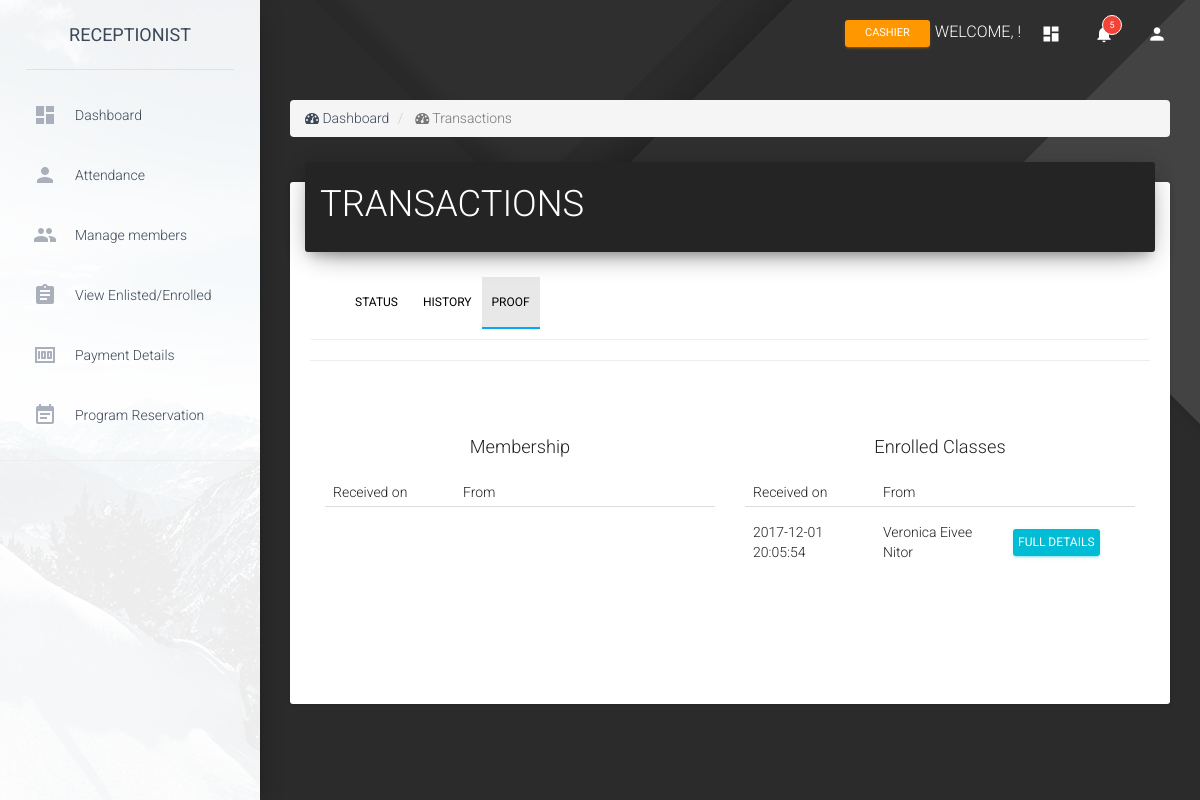
Screenshot of /RECEPTIONIST/transactions_proof.php with the database file from the repository.
### tables this page shows
CREATE TABLE `tbl_proofofpayment_enrolled` (
  `proofE_id` int(11) NOT NULL,
  `user_id` int(11) NOT NULL,
  `bankrem` varchar(100) NOT NULL,
  `proofdate` datetime NOT NULL,
  `imagepath` varchar(200) NOT NULL,
  `imagename` varchar(200) NOT NULL,
  `amount` varchar(200) NOT NULL,
  `notes` varchar(200) NOT NULL,
  `adminnotes` varchar(200) NOT NULL
);

CREATE TABLE `tbl_custinfo` (
  `custinfo_id` int(11) NOT NULL,
  `fname` varchar(200) NOT NULL,
  `mname` varchar(200) NOT NULL,
  `lname` varchar(200) NOT NULL,
  `email` varchar(200) NOT NULL,
  `profilepic` varchar(200) NOT NULL,
  `gender` varchar(200) NOT NULL,
  `status` varchar(200) NOT NULL,
  `nationality` varchar(200) NOT NULL,
  `dateofbirth` varchar(200) NOT NULL,
  `placeofbirth` varchar(200) NOT NULL,
  `homeaddress` varchar(200) NOT NULL,
  `businessname` varchar(200) NOT NULL,
  `businessaddress` varchar(200) NOT NULL,
  `emergencyperson` varchar(200) NOT NULL,
  `EPnumber` varchar(20) NOT NULL,
  `addressphone` varchar(200) NOT NULL,
  `HSI` varchar(200) NOT NULL,
  `clubs` varchar(200) NOT NULL,
  `howdiduknow` varchar(200) NOT NULL,
  `commentsnotes` varchar(200) NOT NULL
);

### RECEPTIONIST/transactions_proof.php (the view, shortened to what this page needs)
<!doctype html>
<html lang="en">
<head>
    <?php include 'head.php'; ?>
    <link rel="stylesheet" type="text/css" href="//cdnjs.cloudflare.com/ajax/libs/material-design-lite/1.1.0/material.min.css">
    <link rel="stylesheet" type="text/css" href="https://cdn.datatables.net/1.10.16/css/dataTables.material.min.css">
</head>
<body>
    <div class="wrapper" style="background: url('Dark_background_1920x1080.png')
    center top no-repeat; background-size: cover;">
        <?php include 'sidebar.php'; ?>
        <div class="main-panel">
            <?php include 'nav.php'; ?>
            <div class="content">
                <div class="container-fluid">
                    <ol class='breadcrumb'>
                        <li>
                            <i class='fa fa-dashboard'></i> Dashboard
                        </li>
                        <li class='active'>
                            <i class='fa fa-dashboard'></i> Transactions
                        </li>
                    </ol>
                    <div class="card">
                        <div class="card-header" style="background-color: #242424;">
                                  <h2 class="title">TRANSACTIONS</h2>
                        </div>
                        <div class="card-content">
                            <div class="navbar navbar-default nav-justified" style="background-color: transparent; color: black; font-size: 20px;">
                              <div class="container-fluid">
                                <div class="navbar-collapse collapse navbar-responsive-collapse">
                                  <ul class="nav navbar-nav">
                                    <li><a href="transactions.php">Status</a></li>
                                    <li><a href="admin_transactions_history.php" style="padding-right: 10px; padding-left: 10px;">History</a></li>
                                    <li class="active"
                                        style=" border-bottom: 2px solid #03a9f4 !important; background: rgba(0,0,0, 0.1);"><a href="transactions_proof.php" style="padding-right: 10px; padding-left: 10px;">Proof</a></li>
                                  </ul>
                                </div>
                              </div>
                            </div>
                            <hr style = 'background-color: #E2E2E2;'/>
                            <br><br>
                            <div class="col-md-6">
                                <center><h4>Membership</h4></center>
                                <table id="example" class="table mdl-data-table table-responsive" cellspacing="0" width="100%">
                                    <thead>
                                        <tr>
                                            <th class = 'col-md-4'>Received on</th>
                                            <th class = 'col-md-4'>From</th>
                                            <th></th>
                                            <th></th>
                                        </tr>
                                    </thead>
                                </table><br><br><br><br><br><br>
                            </div>
                            <div class="col-md-6">
                                <center><h4>Enrolled Classes</h4></center>
                                <table id="example2" class="table mdl-data-table table-responsive" cellspacing="0" width="100%">
                                    <thead>
                                        <tr>
                                            <th class = 'col-md-4'>Received on</th>
                                            <th class = 'col-md-4'>From</th>
                                            <th></th>
                                            <th></th>
                                        </tr>
                                    </thead>
                                    <tbody>
                                        <?php
                                            $proofSel = mysqli_query($conn, "SELECT * FROM
                                             tbl_proofofpayment_enrolled
                                             INNER JOIN tbl_custinfo
                                             ON tbl_proofofpayment_enrolled.user_id = tbl_custinfo.custinfo_id
                                             INNER JOIN tbl_members
                                             ON tbl_custinfo.custinfo_id =tbl_members.custinfo_id
                                             GROUP BY user_id, proofdate");
                                            while ($show = mysqli_fetch_array($proofSel))
                                            {
                                                $proofE_id = $show['proofE_id'];
                                                $proofdate = $show['proofdate'];
                                                $Firstname = $show['fname'];
                                                $Lastname = $show['lname'];
                                                $Name = $Firstname ." ". $Lastname;
                                        ?>
                                                <tr>
                                                    <td><?php echo $proofdate; ?></td>
                                                    <td><?php echo $Name; ?></td>
                                                    <td><a href="#FD2<?php echo $proofE_id;?>" href ="javascript:;" data-toggle ="modal"" class='btn btn-raised btn-info' style='padding: 5px !important; margin-left: 0px;'>FULL DETAILS</i></a>
                                                    </td>
                                                    <td>
                                                    </td>
                                                </tr>
                                                </div>
                                      <?php
                                            }
                                        ?>
                                </table><br><br><br><br><br><br>
                            </div>
                        </div>
                    </div>
                </div>
            </div>
        </div>
</body>
</html>

### RECEPTIONIST/head.php (style rules this page uses)
.navbar { color: white; }

### rows the page displays
tbl_proofofpayment_enrolled: proofdate "2017-12-01 20:05:54", tbl_custinfo.fname+lname "Veronica Eivee Nitor"
